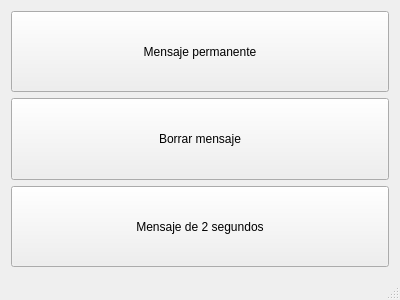
<?xml version="1.0" encoding="UTF-8"?>
<ui version="4.0">
 <class>MainWindow</class>
 <widget class="QMainWindow" name="MainWindow">
  <property name="geometry">
   <rect>
    <x>0</x>
    <y>0</y>
    <width>400</width>
    <height>300</height>
   </rect>
  </property>
  <property name="windowTitle">
   <string>MainWindow</string>
  </property>
  <widget class="QWidget" name="centralWidget">
   <layout class="QVBoxLayout" name="verticalLayout">
    <item>
     <widget class="QPushButton" name="pushButton0">
      <property name="sizePolicy">
       <sizepolicy hsizetype="Expanding" vsizetype="Expanding">
        <horstretch>0</horstretch>
        <verstretch>0</verstretch>
       </sizepolicy>
      </property>
      <property name="text">
       <string>Mensaje permanente</string>
      </property>
     </widget>
    </item>
    <item>
     <widget class="QPushButton" name="pushButtonDelete">
      <property name="sizePolicy">
       <sizepolicy hsizetype="Expanding" vsizetype="Expanding">
        <horstretch>0</horstretch>
        <verstretch>0</verstretch>
       </sizepolicy>
      </property>
      <property name="text">
       <string>Borrar mensaje</string>
      </property>
     </widget>
    </item>
    <item>
     <widget class="QPushButton" name="pushButton2">
      <property name="sizePolicy">
       <sizepolicy hsizetype="Expanding" vsizetype="Expanding">
        <horstretch>0</horstretch>
        <verstretch>0</verstretch>
       </sizepolicy>
      </property>
      <property name="text">
       <string>Mensaje de 2 segundos</string>
      </property>
     </widget>
    </item>
   </layout>
  </widget>
  <widget class="QStatusBar" name="statusBar"/>
 </widget>
 <layoutdefault spacing="6" margin="11"/>
 <resources/>
 <connections/>
</ui>
